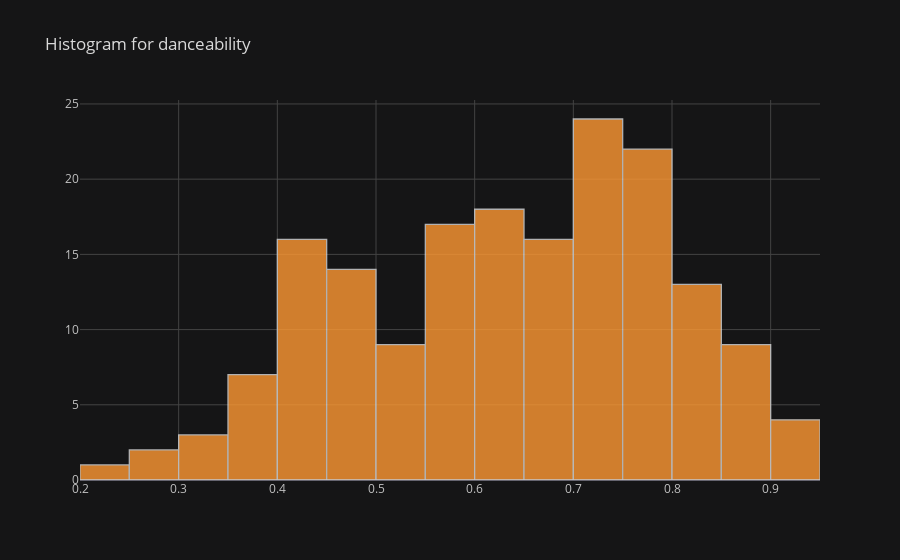
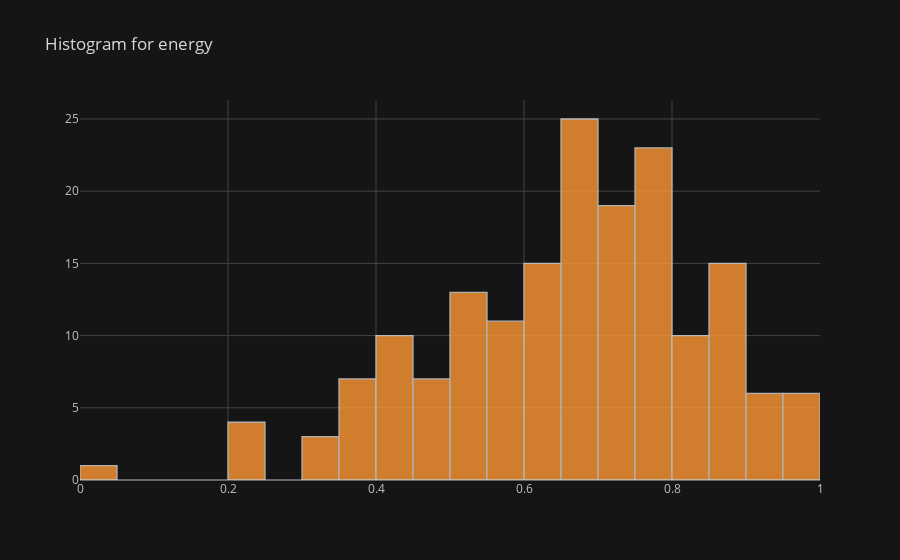
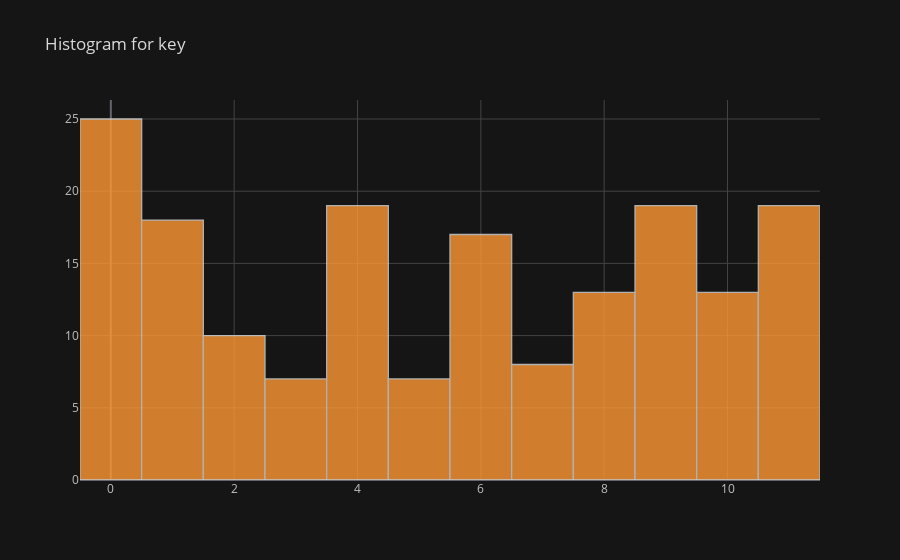
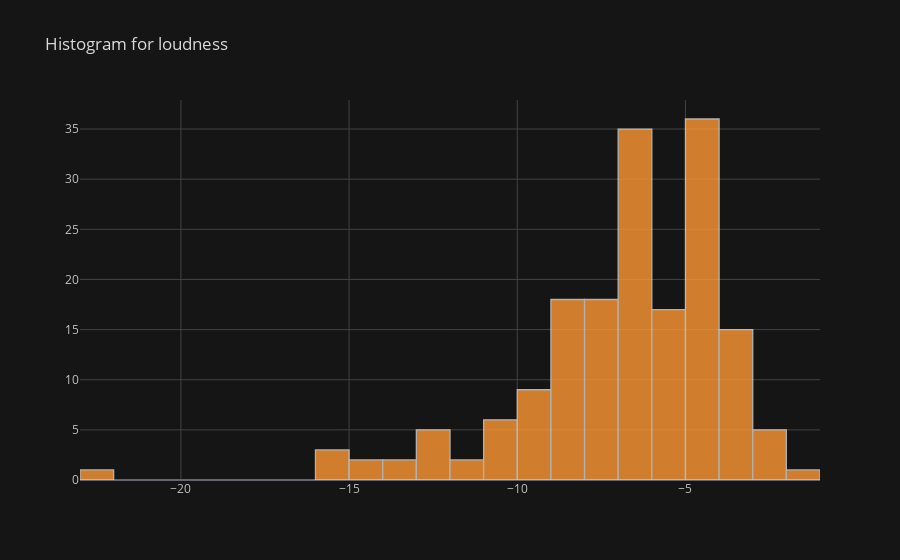

These figures' notebook cell, in order:
### Code cell
for variable in cont:
    display(df[variable].iplot(kind="hist", theme="solar", title=f"Histogram for {variable}"))

### Figure 1 — Plotly figure (JSON) as saved in the notebook; plotly's stock layout.template omitted (floating-point values rounded to 4 significant figures; data arrays with more than 128 entries replaced by an {"elided": "..."} marker saying what was removed)
{"data": [{"histfunc": "count", "histnorm": "", "marker": {"color": "rgba(255, 153, 51, 1.0)", "line": {"color": "#D9D9D9", "width": 1.3}}, "name": "danceability", "opacity": 0.8, "orientation": "v", "type": "histogram", "x": {"elided": "175 float values"}}], "layout": {"autosize": true, "barmode": "overlay", "legend": {"bgcolor": "#151516", "font": {"color": "#D9D9D9"}}, "paper_bgcolor": "#151516", "plot_bgcolor": "#151516", "title": {"font": {"color": "#D9D9D9"}, "text": "Histogram for danceability"}, "xaxis": {"autorange": true, "gridcolor": "#434343", "range": [0.2, 0.95], "showgrid": true, "tickfont": {"color": "#C2C2C2"}, "title": {"font": {"color": "#D9D9D9"}, "text": ""}, "type": "linear", "zerolinecolor": "#666570"}, "yaxis": {"autorange": true, "gridcolor": "#434343", "range": [0, 25.26], "showgrid": true, "tickfont": {"color": "#C2C2C2"}, "title": {"font": {"color": "#D9D9D9"}, "text": ""}, "zerolinecolor": "#666570"}}}

### Figure 2 — Plotly figure (JSON) as saved in the notebook; plotly's stock layout.template omitted (floating-point values rounded to 4 significant figures; data arrays with more than 128 entries replaced by an {"elided": "..."} marker saying what was removed)
{"data": [{"histfunc": "count", "histnorm": "", "marker": {"color": "rgba(255, 153, 51, 1.0)", "line": {"color": "#D9D9D9", "width": 1.3}}, "name": "energy", "opacity": 0.8, "orientation": "v", "type": "histogram", "x": {"elided": "175 float values"}}], "layout": {"autosize": true, "barmode": "overlay", "legend": {"bgcolor": "#151516", "font": {"color": "#D9D9D9"}}, "paper_bgcolor": "#151516", "plot_bgcolor": "#151516", "title": {"font": {"color": "#D9D9D9"}, "text": "Histogram for energy"}, "xaxis": {"autorange": true, "gridcolor": "#434343", "range": [3.469e-17, 1], "showgrid": true, "tickfont": {"color": "#C2C2C2"}, "title": {"font": {"color": "#D9D9D9"}, "text": ""}, "type": "linear", "zerolinecolor": "#666570"}, "yaxis": {"autorange": true, "gridcolor": "#434343", "range": [0, 26.32], "showgrid": true, "tickfont": {"color": "#C2C2C2"}, "title": {"font": {"color": "#D9D9D9"}, "text": ""}, "zerolinecolor": "#666570"}}}

### Figure 3 — Plotly figure (JSON) as saved in the notebook; plotly's stock layout.template omitted (floating-point values rounded to 4 significant figures; data arrays with more than 128 entries replaced by an {"elided": "..."} marker saying what was removed)
{"data": [{"histfunc": "count", "histnorm": "", "marker": {"color": "rgba(255, 153, 51, 1.0)", "line": {"color": "#D9D9D9", "width": 1.3}}, "name": "key", "opacity": 0.8, "orientation": "v", "type": "histogram", "x": {"elided": "175 int values"}}], "layout": {"autosize": true, "barmode": "overlay", "legend": {"bgcolor": "#151516", "font": {"color": "#D9D9D9"}}, "paper_bgcolor": "#151516", "plot_bgcolor": "#151516", "title": {"font": {"color": "#D9D9D9"}, "text": "Histogram for key"}, "xaxis": {"autorange": true, "gridcolor": "#434343", "range": [-0.5, 11.5], "showgrid": true, "tickfont": {"color": "#C2C2C2"}, "title": {"font": {"color": "#D9D9D9"}, "text": ""}, "type": "linear", "zerolinecolor": "#666570"}, "yaxis": {"autorange": true, "gridcolor": "#434343", "range": [0, 26.32], "showgrid": true, "tickfont": {"color": "#C2C2C2"}, "title": {"font": {"color": "#D9D9D9"}, "text": ""}, "zerolinecolor": "#666570"}}}

### Figure 4 — Plotly figure (JSON) as saved in the notebook; plotly's stock layout.template omitted (floating-point values rounded to 4 significant figures; data arrays with more than 128 entries replaced by an {"elided": "..."} marker saying what was removed)
{"data": [{"histfunc": "count", "histnorm": "", "marker": {"color": "rgba(255, 153, 51, 1.0)", "line": {"color": "#D9D9D9", "width": 1.3}}, "name": "loudness", "opacity": 0.8, "orientation": "v", "type": "histogram", "x": {"elided": "175 float values"}}], "layout": {"autosize": true, "barmode": "overlay", "legend": {"bgcolor": "#151516", "font": {"color": "#D9D9D9"}}, "paper_bgcolor": "#151516", "plot_bgcolor": "#151516", "title": {"font": {"color": "#D9D9D9"}, "text": "Histogram for loudness"}, "xaxis": {"autorange": true, "gridcolor": "#434343", "range": [-23, -1], "showgrid": true, "tickfont": {"color": "#C2C2C2"}, "title": {"font": {"color": "#D9D9D9"}, "text": ""}, "type": "linear", "zerolinecolor": "#666570"}, "yaxis": {"autorange": true, "gridcolor": "#434343", "range": [0, 37.89], "showgrid": true, "tickfont": {"color": "#C2C2C2"}, "title": {"font": {"color": "#D9D9D9"}, "text": ""}, "zerolinecolor": "#666570"}}}
